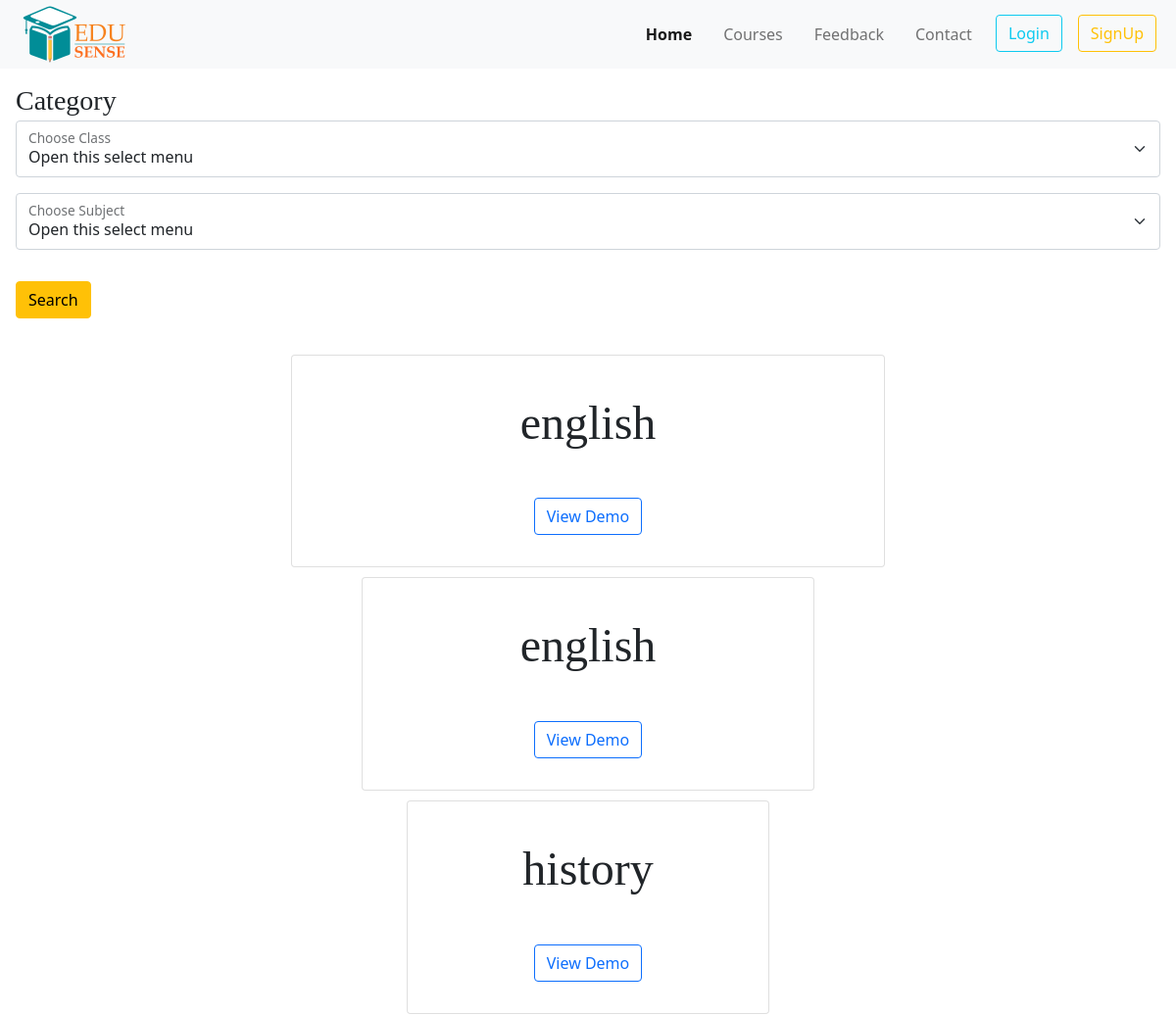
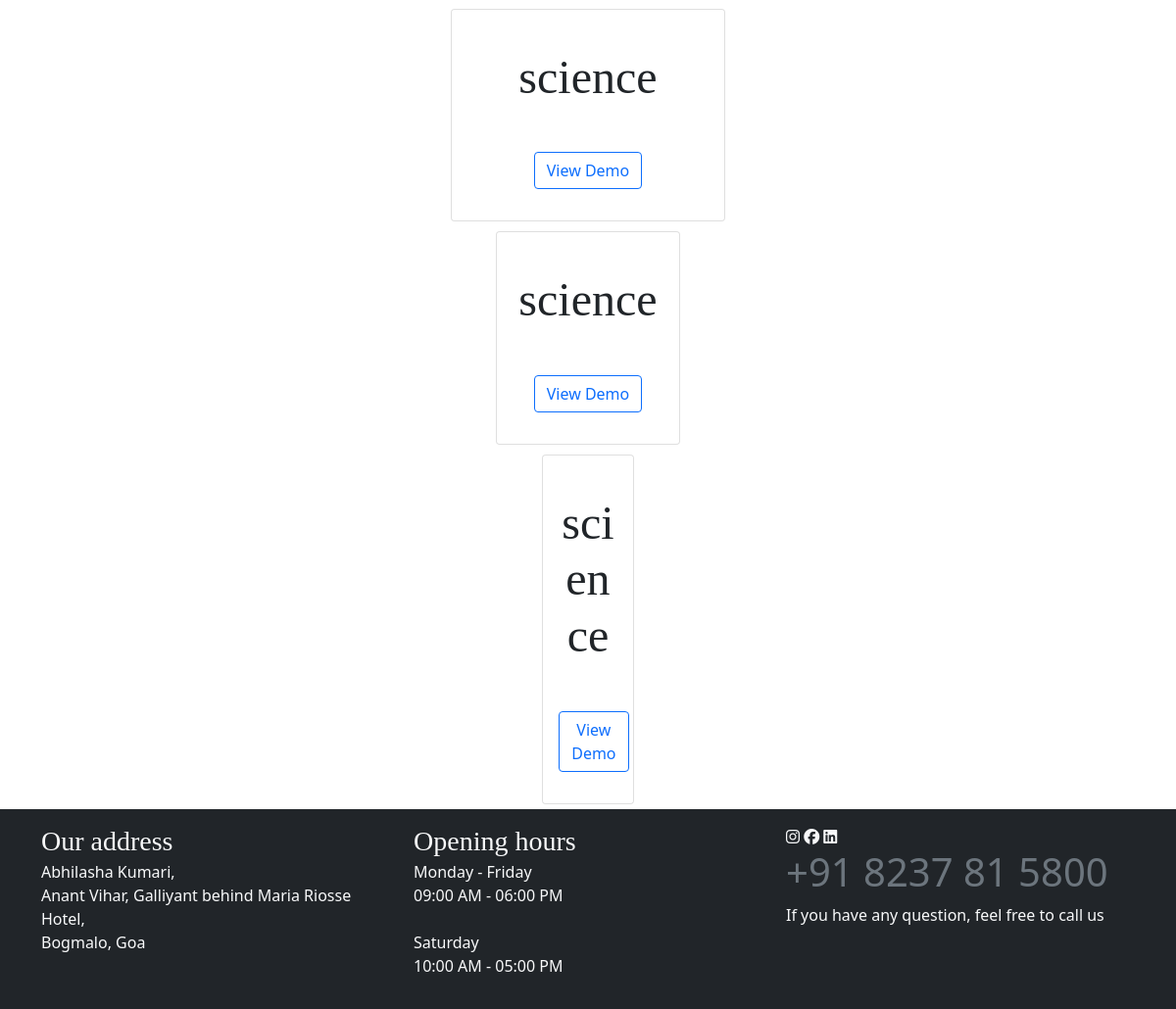
Page /subject.php?s=1 on the committed database (2 pictures, top to bottom).
### tables this page shows
CREATE TABLE `subject` (
  `subject_id` varchar(255) NOT NULL,
  `name` varchar(255) NOT NULL,
  `class` int(11) NOT NULL,
  `overall_ratings` int(20) DEFAULT NULL
);

### subject.php (the view, shortened to what this page needs)
<?php
    include('./mainInclude/header.php');
?>
<?php
    $isSearched = false;
?>
<section id="section_subject">
<form action="" class="m-3" method="post">
    <h3>Category</h3>
    <div class="form-floating ">
        <select class="form-select" id="floatingClassSelect" name="select_class" aria-label="Floating label">
            <option selected>Open this select menu</option>
        </select>
        <label for="floatingClassSelect">Choose Class</label>
    </div>
    <div class="form-floating my-3">
        <select class="form-select" id="floatingSubjectSelect" name="select_subject" aria-label="Floating label">
            <option selected>Open this select menu</option>
            <?php
                include_once('./dbConnection.php');
            ?>
        </select>
        <label for="floatingSubjectSelect">Choose Subject</label>
    </div>
    <button type="submit" class="btn btn-warning my-3" name="searchBtn">Search</button>
</form>
<?php
    if(!$isSearched){
        if($_GET['s'] == 1){
            $sql = "SELECT * FROM subject
                WHERE class <= 4 AND class >= 1
            ";
        }elseif($_GET['s'] == 2){
            $sql = "SELECT * FROM subject
                WHERE class <= 10 AND class >= 5
            ";
        }elseif($_GET['s'] == 3){
            $sql = "SELECT * FROM subject
                WHERE class <= 12 AND class >= 11
            ";
        }
        $query = mysqli_query($conn,$sql);
        while($result = mysqli_fetch_assoc($query)){
            echo '
                <div class="d-flex justify-content-around flex-wrap ">
                <div class="card text-center f-item">
                    <div class="card-body">
                        <h5 class="card-title py-4 display-5">'.$result['name'].'</h5>
                        <a href="#videoPlayerModal" type="button" data-bs-toggle="modal" data-id="'.$result['subject_id'].'" class="btn btn-outline-primary my-3 openVideoModal ">View Demo</a>
                    </div>
                </div>
            ';
        }
    }
?>
</section>
<?php include('./mainInclude/footer.php'); ?>

### public/css/mainStyle.css (style rules this page uses)
* { box-sizing: border-box; margin: 0; }
html { overflow-x: hidden; }
.h1, h2, .h2, h3, .h3, h4, .h4, h5, .h5, h6, .h6 { margin-top: 0; margin-bottom: 0.2rem; font-family: "DM Serif Display",cursive; font-weight: 300; line-height: 1.2; }
a { color: #000; text-decoration: none; }
.f-item { width: 50.5%; margin: 5px; }

### rows in the picture
subject: name "english"
subject: name "english"
subject: name "history"
subject: name "science"
subject: name "science"
subject: name "science"
